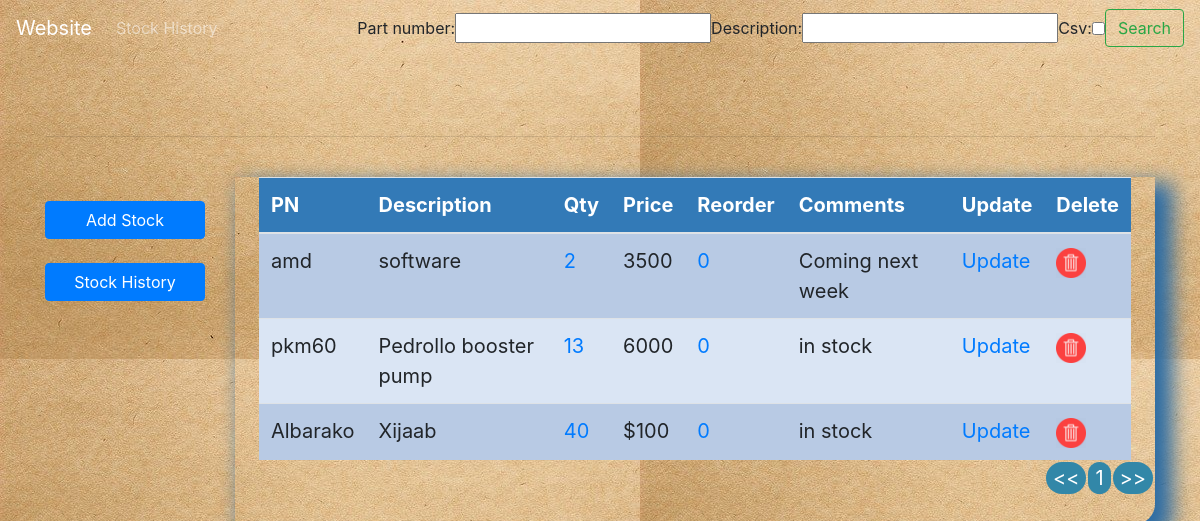
The page /stock/ (signed in) on the database its author committed.
### allifmaalerpsystem/models.py (models this page shows, shortened)
class AllifmaalStockTable(models.Model):
    part_number = models.CharField(max_length=255, blank=True, null=True)# unique prevents data duplication
    description = models.CharField(max_length=255, blank=True, null=True)
    quantity_in_store = models.IntegerField(default='0',blank=True,null=True)
    price = models.CharField(max_length=255, blank=True, null=True)
    comments = models.CharField(max_length=255, blank=True, null=True)
    timestamp = models.DateTimeField(auto_now_add=True, auto_now=False)#if adding now, pick currrent data and if updating stick to the original date
    last_updated = models.DateTimeField(auto_now_add=False, auto_now=True)
    receive_quantity = models.IntegerField(default='0',blank=True,null=True)
    receive_by = models.CharField(max_length=50,blank=True,null=True)
    issue_quantity = models.IntegerField(default='0',blank=True,null=True)
    issue_by = models.CharField(max_length=50,blank=True,null=True)
    issue_to = models.CharField(max_length=50,blank=True,null=True)
    created_by = models.CharField(max_length=50,blank=True,null=True)
    reorder_level = models.IntegerField(default='0',blank=True,null=True)

### allifmaalerpsystem/views.py (the view, shortened to what this page needs)
# urls.py: path('stock/',include('allifmaalerpsystem.urls')),
@login_required
def stock(request):
    header="Allifmaal Stock Management System "
    query_table_content = AllifmaalStockTable.objects.all()#assign all the objects in the table to the variable
    context = {
	"header": header,
    "query_table_content": query_table_content
	}
    form = StockSearchForm(request.POST or None)#this is for the search
    if request.method == 'POST':
    	query_table_content = AllifmaalStockTable.objects.filter(part_number__icontains=form['part_number'].value(),
									description__icontains=form['description'].value())
    context = {#without context, you will not see the form in the page
	    "form": form,
	    "query_table_content": query_table_content,
                }
    return render(request,'stock.html',context)

### allifmaalerpsystem/forms.py
class StockSearchForm(forms.ModelForm):
    csv = forms.BooleanField(required=False)# This is for exporting to data in CSV format
    class Meta:
        model = AllifmaalStockTable
        fields = ['part_number','description']

### allifmaalerpsystem/templates/stock.html (shortened to what this page needs)
{% load crispy_forms_tags %}
{% load static %}
<!doctype html>
<html lang="en">
  <head>
<link href="{% static 'css/style2.css' %}" rel="stylesheet">
<link href="{% static 'css/bootstrap.min.css' %}" rel="stylesheet">
    <link href="navbar-top-fixed.css" rel="stylesheet">
  </head>
  <body>
      <br><br>
    <nav class="navbar navbar-expand-md navbar-dark fixed-top bg-lightblue">
  <a class="navbar-brand" href="/">Website</a>
  <div class="collapse navbar-collapse" id="navbarCollapse">
    <ul class="navbar-nav mr-auto">
      <li class="nav-item active">
      <li class="nav-item">
        <a class="nav-link" href="stock_history">Stock History</a>
      </li>
    </ul>
    <form class="form-inline mt-2 mt-md-0"  method='POST' action=''> {% csrf_token %}
        {{form}}
      <button class="btn btn-outline-success my-2 my-sm-0" type="submit">Search</button>
    </form>
  </div>
</nav>
<main role="main" class="container">
    <link href="{% static 'css/style2.css' %}" rel="stylesheet">
   <hr><br>
   <div class="row">
    <div class="col-sm-2">
<br>
<a href="/add_stock"><div class="btn btn-primary mybutton">Add Stock</div></a><br><br>
<a href="/stock_history"><div class="btn btn-primary mybutton">Stock History</div></a><br>
<br>
</div>
<div class="col-sm-10">
                <div class="display_table">
                <table class="table">
                    <thead>
                    <tr>
                        <th>PN</th>
                        <th>Description</th>
                        <th>Qty</th>
                        <th>Price</th>
                        <th>Reorder</th>
                        <th>Comments</th>
                        <th>Update</th>
                        <th>Delete</th>
                    </tr>
                    </thead>
                    {% for records in query_table_content %}
            <tr>
                <td>{{records.part_number}}</td>
                <td>{{records.description}}</td>
                <td>
                    {% if records.quantity_in_store <= records.reorder_level %}
                    <div style="background-color: orange"> <a href="{% url 'stock_details' records.id %}">{{records.quantity_in_store}}</a></div>
                    {% else %}
                        <a href="{% url 'stock_details' records.id %}"> {{records.quantity_in_store}}</a>
                    {% endif %}
                </td>
                <td>{{records.price}}</td>
                <td><a href="{% url 'reorder_level' records.id %}">{{records.reorder_level}}</a></td>
                <td>{{records.comments}}</td>
                <td> <a href="{% url 'update_stock' records.id %}">Update</a></td>
                <td> <a href="{% url 'delete_stock' records.id %}"><img src="{% static 'images/delete.png'%}" width="30"></a></td>
                </tr>
            {% endfor %}
                </table>
            </div>
        </div>
            </div>
</main>
</body>
      </html>

### allifmaalerpsystem/static/css/style2.css (style rules this page uses)
body { background-color:lightblue; background-image: url("../images/allif.jpg"); }
.table { font-size: 20px; text-align: center; width: 95%; margin: auto; text-align: left; }
.table tr:nth-child(odd) { background: #B8CAE4 }
.table tr:nth-child(even) { background: #dae5f4 }
th { background-color: #337ab7; color: white; }
.display_table { border-bottom-right-radius: 20px; padding-left: 1px; padding-right: 1px; padding-bottom: 20px; box-shadow: 12px 12px 20px 6px #2e6da4; }
.mybutton { width: 100%; }

### allifmaalerpsystem/static/css/navbar-top-fixed.css (style rules this page uses)
body { min-height: 75rem; padding-top: 4.5rem; }

### rows shown on the page
AllifmaalStockTable: part_number "amd", description "software", quantity_in_store "2", price "3500", reorder_level "0", comments "Coming next week"
AllifmaalStockTable: part_number "pkm60", description "Pedrollo booster pump", quantity_in_store "13", price "6000", reorder_level "0", comments "in stock"
AllifmaalStockTable: part_number "Albarako", description "Xijaab", quantity_in_store "40", price "$100", reorder_level "0", comments "in stock"
